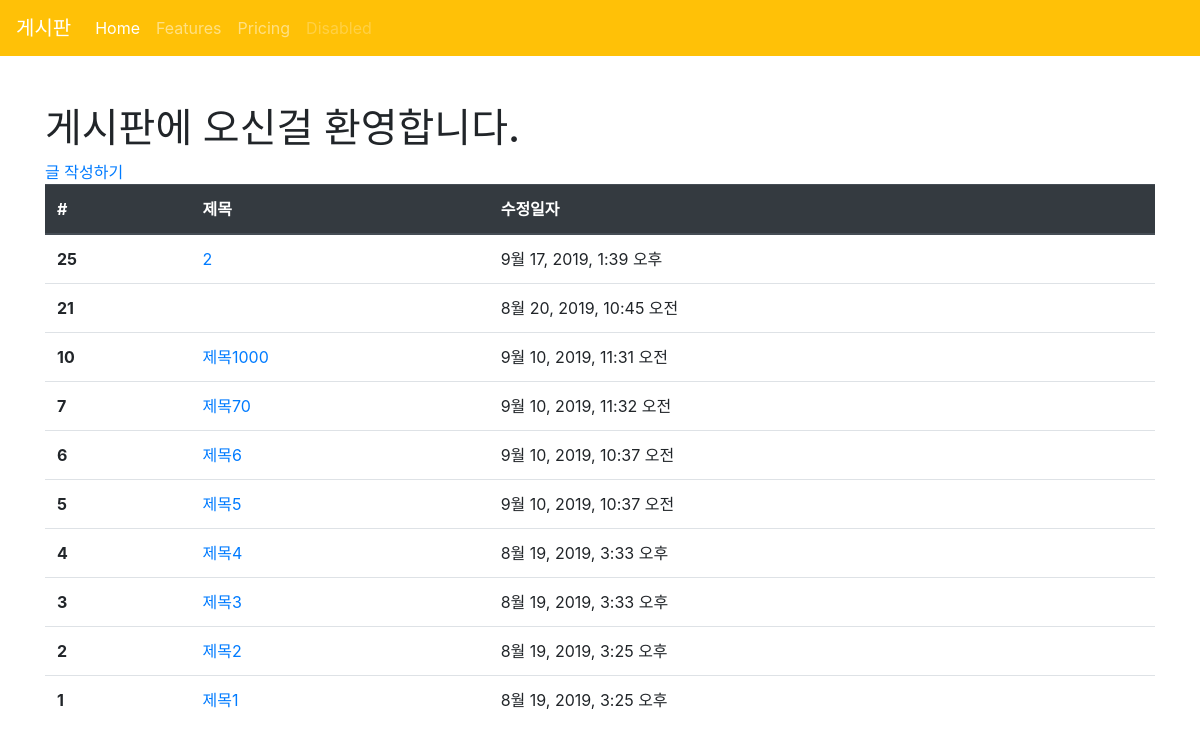
The app's page /articles/ with its own data.
### articles/models.py (models this page shows, shortened)
class Article(models.Model):
    title = models.CharField(max_length=10)
    content = models.TextField()
    created_at = models.DateTimeField(auto_now_add=True)
    updated_at = models.DateTimeField(auto_now=True)

### articles/views.py (the view)
# urls.py: path('', views.index, name='index'),
@require_GET
def index(request):
    articles = Article.objects.order_by('-id')
    context = {
        'articles': articles
    }
    return render(request, 'articles/index.html', context)

### articles/templates/articles/index.html (shortened to what this page needs)
<!DOCTYPE html>
<html lang="ko">
<head>
</head>
{% extends 'articles/base.html' %}
{% block body %}
<h1>게시판에 오신걸 환영합니다.</h1>
<a href="{% url 'articles:create' %}">글 작성하기</a>
<table class="table">
  <thead class="thead-dark">
    <tr>
      <th scope="col">#</th>
      <th scope="col">제목</th>
      <th scope="col">수정일자</th>
    </tr>
  </thead>
  <tbody>
    {% for article in articles %}
    <tr>
      <th scope="row">{{ article.id }}</th>
      <td>
        <a href="{% url 'articles:detail' article.pk %}">{{ article.title }}</a>
      </td>
      <td>{{ article.updated_at }}</td>
    </tr>
    {% endfor %}
  </tbody>
</table>
{% endblock %}

### records on screen
Article: id "25", title "2", updated_at "9월 17, 2019, 1:39 오후"
Article: id "21", updated_at "8월 20, 2019, 10:45 오전"
Article: id "10", title "제목1000", updated_at "9월 10, 2019, 11:31 오전"
Article: id "7", title "제목70", updated_at "9월 10, 2019, 11:32 오전"
Article: id "6", title "제목6", updated_at "9월 10, 2019, 10:37 오전"
Article: id "5", title "제목5", updated_at "9월 10, 2019, 10:37 오전"
Article: id "4", title "제목4", updated_at "8월 19, 2019, 3:33 오후"
Article: id "3", title "제목3", updated_at "8월 19, 2019, 3:33 오후"
Article: id "2", title "제목2", updated_at "8월 19, 2019, 3:25 오후"
Article: id "1", title "제목1", updated_at "8월 19, 2019, 3:25 오후"
